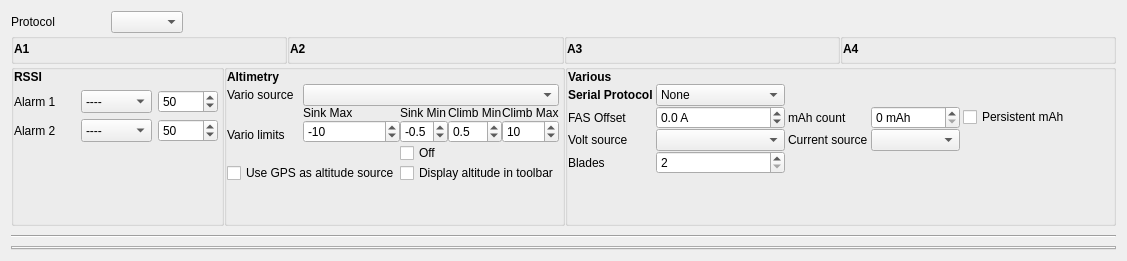
<?xml version="1.0" encoding="UTF-8"?>
<ui version="4.0">
 <class>Telemetry</class>
 <widget class="QWidget" name="Telemetry">
  <property name="geometry">
   <rect>
    <x>0</x>
    <y>0</y>
    <width>1127</width>
    <height>256</height>
   </rect>
  </property>
  <property name="windowTitle">
   <string/>
  </property>
  <layout class="QVBoxLayout" name="verticalLayout" stretch="0,0,0,0,0">
   <property name="spacing">
    <number>0</number>
   </property>
   <item>
    <layout class="QHBoxLayout" name="horizontalLayout" stretch="0,0,1">
     <item>
      <widget class="QLabel" name="telemetryProtocolLabel">
       <property name="sizePolicy">
        <sizepolicy hsizetype="MinimumExpanding" vsizetype="Preferred">
         <horstretch>0</horstretch>
         <verstretch>0</verstretch>
        </sizepolicy>
       </property>
       <property name="minimumSize">
        <size>
         <width>100</width>
         <height>0</height>
        </size>
       </property>
       <property name="text">
        <string>Protocol</string>
       </property>
      </widget>
     </item>
     <item>
      <widget class="QComboBox" name="telemetryProtocol">
       <property name="sizePolicy">
        <sizepolicy hsizetype="MinimumExpanding" vsizetype="Fixed">
         <horstretch>0</horstretch>
         <verstretch>0</verstretch>
        </sizepolicy>
       </property>
      </widget>
     </item>
     <item>
      <spacer name="horizontalSpacer_2">
       <property name="orientation">
        <enum>Qt::Horizontal</enum>
       </property>
       <property name="sizeHint" stdset="0">
        <size>
         <width>40</width>
         <height>20</height>
        </size>
       </property>
      </spacer>
     </item>
    </layout>
   </item>
   <item>
    <layout class="QGridLayout" name="gridLayout_2" columnstretch="0,0,0,0">
     <item row="1" column="3">
      <widget class="QGroupBox" name="A4GB">
       <property name="flat">
        <bool>false</bool>
       </property>
       <layout class="QVBoxLayout" name="A4Layout">
        <property name="leftMargin">
         <number>0</number>
        </property>
        <property name="topMargin">
         <number>0</number>
        </property>
        <property name="rightMargin">
         <number>3</number>
        </property>
        <property name="bottomMargin">
         <number>3</number>
        </property>
        <item>
         <widget class="QLabel" name="label_9">
          <property name="font">
           <font>
            <weight>75</weight>
            <bold>true</bold>
           </font>
          </property>
          <property name="text">
           <string>A4</string>
          </property>
         </widget>
        </item>
       </layout>
      </widget>
     </item>
     <item row="1" column="0">
      <widget class="QGroupBox" name="A1GB">
       <property name="sizePolicy">
        <sizepolicy hsizetype="Preferred" vsizetype="Preferred">
         <horstretch>0</horstretch>
         <verstretch>0</verstretch>
        </sizepolicy>
       </property>
       <property name="autoFillBackground">
        <bool>true</bool>
       </property>
       <property name="styleSheet">
        <string notr="true"/>
       </property>
       <property name="flat">
        <bool>false</bool>
       </property>
       <layout class="QVBoxLayout" name="A1Layout">
        <property name="leftMargin">
         <number>0</number>
        </property>
        <property name="topMargin">
         <number>0</number>
        </property>
        <property name="rightMargin">
         <number>3</number>
        </property>
        <property name="bottomMargin">
         <number>3</number>
        </property>
        <item>
         <widget class="QLabel" name="label_7">
          <property name="font">
           <font>
            <weight>75</weight>
            <bold>true</bold>
           </font>
          </property>
          <property name="text">
           <string>A1</string>
          </property>
         </widget>
        </item>
       </layout>
      </widget>
     </item>
     <item row="1" column="1">
      <widget class="QGroupBox" name="A2GB">
       <property name="flat">
        <bool>false</bool>
       </property>
       <layout class="QVBoxLayout" name="A2Layout">
        <property name="leftMargin">
         <number>0</number>
        </property>
        <property name="topMargin">
         <number>0</number>
        </property>
        <property name="rightMargin">
         <number>3</number>
        </property>
        <property name="bottomMargin">
         <number>3</number>
        </property>
        <item>
         <widget class="QLabel" name="label_6">
          <property name="font">
           <font>
            <weight>75</weight>
            <bold>true</bold>
           </font>
          </property>
          <property name="text">
           <string>A2</string>
          </property>
         </widget>
        </item>
       </layout>
      </widget>
     </item>
     <item row="1" column="2">
      <widget class="QGroupBox" name="A3GB">
       <property name="sizePolicy">
        <sizepolicy hsizetype="Preferred" vsizetype="Preferred">
         <horstretch>0</horstretch>
         <verstretch>0</verstretch>
        </sizepolicy>
       </property>
       <property name="autoFillBackground">
        <bool>true</bool>
       </property>
       <property name="styleSheet">
        <string notr="true"/>
       </property>
       <property name="flat">
        <bool>false</bool>
       </property>
       <layout class="QVBoxLayout" name="A3Layout">
        <property name="leftMargin">
         <number>0</number>
        </property>
        <property name="topMargin">
         <number>0</number>
        </property>
        <property name="rightMargin">
         <number>3</number>
        </property>
        <property name="bottomMargin">
         <number>3</number>
        </property>
        <item>
         <widget class="QLabel" name="label_8">
          <property name="font">
           <font>
            <weight>75</weight>
            <bold>true</bold>
           </font>
          </property>
          <property name="text">
           <string>A3</string>
          </property>
         </widget>
        </item>
       </layout>
      </widget>
     </item>
     <item row="4" column="0" colspan="4">
      <layout class="QGridLayout" name="gridLayout_3">
       <item row="0" column="1">
        <widget class="QGroupBox" name="altimetryGB">
         <property name="sizePolicy">
          <sizepolicy hsizetype="MinimumExpanding" vsizetype="Preferred">
           <horstretch>0</horstretch>
           <verstretch>0</verstretch>
          </sizepolicy>
         </property>
         <layout class="QGridLayout" name="gridLayout_39">
          <property name="leftMargin">
           <number>0</number>
          </property>
          <property name="topMargin">
           <number>0</number>
          </property>
          <property name="rightMargin">
           <number>3</number>
          </property>
          <property name="bottomMargin">
           <number>3</number>
          </property>
          <property name="spacing">
           <number>0</number>
          </property>
          <item row="1" column="0">
           <layout class="QGridLayout" name="gridLayout_40" rowstretch="1,0,0,0" columnstretch="0,0">
            <property name="horizontalSpacing">
             <number>9</number>
            </property>
            <item row="1" column="1">
             <widget class="QUnsignedAutoComboBox" name="varioSourceCB">
              <property name="sizePolicy">
               <sizepolicy hsizetype="MinimumExpanding" vsizetype="Fixed">
                <horstretch>0</horstretch>
                <verstretch>0</verstretch>
               </sizepolicy>
              </property>
             </widget>
            </item>
            <item row="1" column="0">
             <widget class="QLabel" name="varioSource_label">
              <property name="text">
               <string>Vario source</string>
              </property>
             </widget>
            </item>
            <item row="3" column="0" colspan="2">
             <layout class="QHBoxLayout" name="horizontalLayout_16">
              <item>
               <widget class="QCheckBox" name="AltitudeGPS_ChkB">
                <property name="sizePolicy">
                 <sizepolicy hsizetype="MinimumExpanding" vsizetype="Fixed">
                  <horstretch>0</horstretch>
                  <verstretch>0</verstretch>
                 </sizepolicy>
                </property>
                <property name="text">
                 <string>Use GPS as altitude source</string>
                </property>
               </widget>
              </item>
              <item>
               <widget class="QCheckBox" name="AltitudeToolbar_ChkB">
                <property name="sizePolicy">
                 <sizepolicy hsizetype="MinimumExpanding" vsizetype="Fixed">
                  <horstretch>0</horstretch>
                  <verstretch>0</verstretch>
                 </sizepolicy>
                </property>
                <property name="text">
                 <string>Display altitude in toolbar</string>
                </property>
               </widget>
              </item>
             </layout>
            </item>
            <item row="0" column="0">
             <widget class="QLabel" name="label_2">
              <property name="font">
               <font>
                <weight>75</weight>
                <bold>true</bold>
               </font>
              </property>
              <property name="text">
               <string>Altimetry</string>
              </property>
             </widget>
            </item>
            <item row="2" column="1">
             <layout class="QGridLayout" name="gridLayout_66" columnstretch="1,0,0,0">
              <item row="2" column="1">
               <widget class="QCheckBox" name="varioLimitMinOff_ChkB">
                <property name="sizePolicy">
                 <sizepolicy hsizetype="MinimumExpanding" vsizetype="Fixed">
                  <horstretch>0</horstretch>
                  <verstretch>0</verstretch>
                 </sizepolicy>
                </property>
                <property name="text">
                 <string>Off</string>
                </property>
               </widget>
              </item>
              <item row="0" column="0">
               <widget class="QLabel" name="VarioLabel_1">
                <property name="sizePolicy">
                 <sizepolicy hsizetype="MinimumExpanding" vsizetype="Preferred">
                  <horstretch>0</horstretch>
                  <verstretch>0</verstretch>
                 </sizepolicy>
                </property>
                <property name="text">
                 <string>Sink Max</string>
                </property>
                <property name="alignment">
                 <set>Qt::AlignLeading|Qt::AlignLeft|Qt::AlignVCenter</set>
                </property>
               </widget>
              </item>
              <item row="1" column="1">
               <widget class="QDoubleSpinBox" name="varioLimitCenterMin_DSB">
                <property name="sizePolicy">
                 <sizepolicy hsizetype="MinimumExpanding" vsizetype="Fixed">
                  <horstretch>0</horstretch>
                  <verstretch>0</verstretch>
                 </sizepolicy>
                </property>
                <property name="decimals">
                 <number>1</number>
                </property>
                <property name="minimum">
                 <double>-2.000000000000000</double>
                </property>
                <property name="maximum">
                 <double>0.000000000000000</double>
                </property>
                <property name="singleStep">
                 <double>0.100000000000000</double>
                </property>
                <property name="value">
                 <double>-0.500000000000000</double>
                </property>
               </widget>
              </item>
              <item row="1" column="2">
               <widget class="QDoubleSpinBox" name="varioLimitCenterMax_DSB">
                <property name="sizePolicy">
                 <sizepolicy hsizetype="MinimumExpanding" vsizetype="Fixed">
                  <horstretch>0</horstretch>
                  <verstretch>0</verstretch>
                 </sizepolicy>
                </property>
                <property name="decimals">
                 <number>1</number>
                </property>
                <property name="minimum">
                 <double>-1.000000000000000</double>
                </property>
                <property name="maximum">
                 <double>2.000000000000000</double>
                </property>
                <property name="singleStep">
                 <double>0.100000000000000</double>
                </property>
                <property name="value">
                 <double>0.500000000000000</double>
                </property>
               </widget>
              </item>
              <item row="1" column="3">
               <widget class="QDoubleSpinBox" name="varioLimitMax_DSB">
                <property name="sizePolicy">
                 <sizepolicy hsizetype="MinimumExpanding" vsizetype="Fixed">
                  <horstretch>0</horstretch>
                  <verstretch>0</verstretch>
                 </sizepolicy>
                </property>
                <property name="decimals">
                 <number>0</number>
                </property>
                <property name="minimum">
                 <double>3.000000000000000</double>
                </property>
                <property name="maximum">
                 <double>17.000000000000000</double>
                </property>
                <property name="value">
                 <double>10.000000000000000</double>
                </property>
               </widget>
              </item>
              <item row="1" column="0">
               <widget class="QDoubleSpinBox" name="varioLimitMin_DSB">
                <property name="sizePolicy">
                 <sizepolicy hsizetype="MinimumExpanding" vsizetype="Fixed">
                  <horstretch>0</horstretch>
                  <verstretch>0</verstretch>
                 </sizepolicy>
                </property>
                <property name="decimals">
                 <number>0</number>
                </property>
                <property name="minimum">
                 <double>-17.000000000000000</double>
                </property>
                <property name="maximum">
                 <double>-3.000000000000000</double>
                </property>
                <property name="value">
                 <double>-10.000000000000000</double>
                </property>
               </widget>
              </item>
              <item row="0" column="3">
               <widget class="QLabel" name="VarioLabel_2">
                <property name="sizePolicy">
                 <sizepolicy hsizetype="MinimumExpanding" vsizetype="Preferred">
                  <horstretch>0</horstretch>
                  <verstretch>0</verstretch>
                 </sizepolicy>
                </property>
                <property name="text">
                 <string>Climb Max</string>
                </property>
                <property name="alignment">
                 <set>Qt::AlignLeading|Qt::AlignLeft|Qt::AlignVCenter</set>
                </property>
               </widget>
              </item>
              <item row="0" column="1">
               <widget class="QLabel" name="VarioLabel_3">
                <property name="sizePolicy">
                 <sizepolicy hsizetype="MinimumExpanding" vsizetype="Preferred">
                  <horstretch>0</horstretch>
                  <verstretch>0</verstretch>
                 </sizepolicy>
                </property>
                <property name="text">
                 <string>Sink Min</string>
                </property>
                <property name="alignment">
                 <set>Qt::AlignLeading|Qt::AlignLeft|Qt::AlignVCenter</set>
                </property>
               </widget>
              </item>
              <item row="0" column="2">
               <widget class="QLabel" name="VarioLabel_4">
                <property name="sizePolicy">
                 <sizepolicy hsizetype="MinimumExpanding" vsizetype="Preferred">
                  <horstretch>0</horstretch>
                  <verstretch>0</verstretch>
                 </sizepolicy>
                </property>
                <property name="text">
                 <string>Climb Min</string>
                </property>
                <property name="alignment">
                 <set>Qt::AlignLeading|Qt::AlignLeft|Qt::AlignVCenter</set>
                </property>
               </widget>
              </item>
             </layout>
            </item>
            <item row="2" column="0">
             <widget class="QLabel" name="varioLimit_label">
              <property name="text">
               <string>Vario limits</string>
              </property>
             </widget>
            </item>
           </layout>
          </item>
          <item row="2" column="0">
           <spacer name="verticalSpacer_4">
            <property name="orientation">
             <enum>Qt::Vertical</enum>
            </property>
            <property name="sizeHint" stdset="0">
             <size>
              <width>20</width>
              <height>0</height>
             </size>
            </property>
           </spacer>
          </item>
         </layout>
        </widget>
       </item>
       <item row="0" column="0">
        <widget class="QGroupBox" name="RSSIGB">
         <property name="sizePolicy">
          <sizepolicy hsizetype="Preferred" vsizetype="Preferred">
           <horstretch>0</horstretch>
           <verstretch>0</verstretch>
          </sizepolicy>
         </property>
         <property name="flat">
          <bool>false</bool>
         </property>
         <layout class="QGridLayout" name="gridLayout_7">
          <property name="leftMargin">
           <number>0</number>
          </property>
          <property name="topMargin">
           <number>0</number>
          </property>
          <property name="rightMargin">
           <number>3</number>
          </property>
          <property name="bottomMargin">
           <number>3</number>
          </property>
          <item row="1" column="0">
           <widget class="QLabel" name="rssiAlarm1Label">
            <property name="sizePolicy">
             <sizepolicy hsizetype="MinimumExpanding" vsizetype="Minimum">
              <horstretch>0</horstretch>
              <verstretch>0</verstretch>
             </sizepolicy>
            </property>
            <property name="minimumSize">
             <size>
              <width>0</width>
              <height>0</height>
             </size>
            </property>
            <property name="styleSheet">
             <string notr="true"/>
            </property>
            <property name="text">
             <string>Alarm 1</string>
            </property>
           </widget>
          </item>
          <item row="1" column="1">
           <widget class="QComboBox" name="rssiAlarm1CB">
            <property name="sizePolicy">
             <sizepolicy hsizetype="MinimumExpanding" vsizetype="Preferred">
              <horstretch>0</horstretch>
              <verstretch>0</verstretch>
             </sizepolicy>
            </property>
            <item>
             <property name="text">
              <string>----</string>
             </property>
            </item>
            <item>
             <property name="text">
              <string>Yellow</string>
             </property>
            </item>
            <item>
             <property name="text">
              <string>Orange</string>
             </property>
            </item>
            <item>
             <property name="text">
              <string>Red</string>
             </property>
            </item>
           </widget>
          </item>
          <item row="1" column="2">
           <widget class="QSpinBox" name="rssiAlarm1SB">
            <property name="enabled">
             <bool>true</bool>
            </property>
            <property name="sizePolicy">
             <sizepolicy hsizetype="MinimumExpanding" vsizetype="Preferred">
              <horstretch>0</horstretch>
              <verstretch>0</verstretch>
             </sizepolicy>
            </property>
            <property name="suffix">
             <string/>
            </property>
            <property name="minimum">
             <number>20</number>
            </property>
            <property name="maximum">
             <number>80</number>
            </property>
            <property name="singleStep">
             <number>1</number>
            </property>
            <property name="value">
             <number>50</number>
            </property>
           </widget>
          </item>
          <item row="2" column="0">
           <widget class="QLabel" name="rssiAlarm2Label">
            <property name="sizePolicy">
             <sizepolicy hsizetype="MinimumExpanding" vsizetype="Minimum">
              <horstretch>0</horstretch>
              <verstretch>0</verstretch>
             </sizepolicy>
            </property>
            <property name="minimumSize">
             <size>
              <width>0</width>
              <height>0</height>
             </size>
            </property>
            <property name="text">
             <string>Alarm 2</string>
            </property>
           </widget>
          </item>
          <item row="2" column="1">
           <widget class="QComboBox" name="rssiAlarm2CB">
            <property name="sizePolicy">
             <sizepolicy hsizetype="MinimumExpanding" vsizetype="Preferred">
              <horstretch>0</horstretch>
              <verstretch>0</verstretch>
             </sizepolicy>
            </property>
            <item>
             <property name="text">
              <string>----</string>
             </property>
            </item>
            <item>
             <property name="text">
              <string>Yellow</string>
             </property>
            </item>
            <item>
             <property name="text">
              <string>Orange</string>
             </property>
            </item>
            <item>
             <property name="text">
              <string>Red</string>
             </property>
            </item>
           </widget>
          </item>
          <item row="2" column="2">
           <widget class="QSpinBox" name="rssiAlarm2SB">
            <property name="enabled">
             <bool>true</bool>
            </property>
            <property name="sizePolicy">
             <sizepolicy hsizetype="MinimumExpanding" vsizetype="Preferred">
              <horstretch>0</horstretch>
              <verstretch>0</verstretch>
             </sizepolicy>
            </property>
            <property name="suffix">
             <string/>
            </property>
            <property name="minimum">
             <number>20</number>
            </property>
            <property name="maximum">
             <number>80</number>
            </property>
            <property name="singleStep">
             <number>1</number>
            </property>
            <property name="value">
             <number>50</number>
            </property>
           </widget>
          </item>
          <item row="0" column="0">
           <widget class="QLabel" name="rssiLabel">
            <property name="font">
             <font>
              <weight>75</weight>
              <bold>true</bold>
             </font>
            </property>
            <property name="text">
             <string>RSSI</string>
            </property>
           </widget>
          </item>
          <item row="3" column="0">
           <spacer name="verticalSpacer_2">
            <property name="orientation">
             <enum>Qt::Vertical</enum>
            </property>
            <property name="sizeHint" stdset="0">
             <size>
              <width>20</width>
              <height>0</height>
             </size>
            </property>
           </spacer>
          </item>
         </layout>
        </widget>
       </item>
       <item row="0" column="2">
        <widget class="QGroupBox" name="variousGB">
         <property name="sizePolicy">
          <sizepolicy hsizetype="MinimumExpanding" vsizetype="MinimumExpanding">
           <horstretch>0</horstretch>
           <verstretch>0</verstretch>
          </sizepolicy>
         </property>
         <layout class="QGridLayout" name="gridLayout_6">
          <property name="leftMargin">
           <number>0</number>
          </property>
          <property name="topMargin">
           <number>0</number>
          </property>
          <property name="rightMargin">
           <number>3</number>
          </property>
          <property name="bottomMargin">
           <number>9</number>
          </property>
          <property name="spacing">
           <number>0</number>
          </property>
          <item row="0" column="0">
           <layout class="QGridLayout" name="gridLayout" rowstretch="0,0,0,0,0">
            <property name="horizontalSpacing">
             <number>3</number>
            </property>
            <property name="verticalSpacing">
             <number>0</number>
            </property>
            <item row="3" column="1">
             <widget class="QUnsignedAutoComboBox" name="frskyVoltCB">
              <property name="sizePolicy">
               <sizepolicy hsizetype="Preferred" vsizetype="Fixed">
                <horstretch>0</horstretch>
                <verstretch>0</verstretch>
               </sizepolicy>
              </property>
             </widget>
            </item>
            <item row="3" column="0">
             <widget class="QLabel" name="label_4">
              <property name="sizePolicy">
               <sizepolicy hsizetype="MinimumExpanding" vsizetype="Preferred">
                <horstretch>0</horstretch>
                <verstretch>0</verstretch>
               </sizepolicy>
              </property>
              <property name="text">
               <string>Volt source</string>
              </property>
             </widget>
            </item>
            <item row="3" column="3">
             <widget class="QUnsignedAutoComboBox" name="frskyCurrentCB">
              <property name="sizePolicy">
               <sizepolicy hsizetype="Preferred" vsizetype="Fixed">
                <horstretch>0</horstretch>
                <verstretch>0</verstretch>
               </sizepolicy>
              </property>
             </widget>
            </item>
            <item row="2" column="5">
             <spacer name="horizontalSpacer">
              <property name="orientation">
               <enum>Qt::Horizontal</enum>
              </property>
              <property name="sizeHint" stdset="0">
               <size>
                <width>40</width>
                <height>20</height>
               </size>
              </property>
             </spacer>
            </item>
            <item row="3" column="2">
             <widget class="QLabel" name="current_label">
              <property name="sizePolicy">
               <sizepolicy hsizetype="MinimumExpanding" vsizetype="MinimumExpanding">
                <horstretch>0</horstretch>
                <verstretch>0</verstretch>
               </sizepolicy>
              </property>
              <property name="minimumSize">
               <size>
                <width>0</width>
                <height>0</height>
               </size>
              </property>
              <property name="text">
               <string>Current source</string>
              </property>
             </widget>
            </item>
            <item row="4" column="1">
             <widget class="QDoubleSpinBox" name="bladesCount">
              <property name="sizePolicy">
               <sizepolicy hsizetype="MinimumExpanding" vsizetype="Fixed">
                <horstretch>0</horstretch>
                <verstretch>0</verstretch>
               </sizepolicy>
              </property>
              <property name="decimals">
               <number>0</number>
              </property>
              <property name="minimum">
               <double>2.000000000000000</double>
              </property>
              <property name="maximum">
               <double>5.000000000000000</double>
              </property>
              <property name="value">
               <double>2.000000000000000</double>
              </property>
             </widget>
            </item>
            <item row="4" column="0">
             <widget class="QLabel" name="blades_label">
              <property name="sizePolicy">
               <sizepolicy hsizetype="MinimumExpanding" vsizetype="MinimumExpanding">
                <horstretch>0</horstretch>
                <verstretch>0</verstretch>
               </sizepolicy>
              </property>
              <property name="text">
               <string>Blades</string>
              </property>
             </widget>
            </item>
            <item row="2" column="2">
             <widget class="QLabel" name="mahCount_label">
              <property name="text">
               <string>mAh count</string>
              </property>
             </widget>
            </item>
            <item row="2" column="3">
             <widget class="QSpinBox" name="mahCount_SB">
              <property name="sizePolicy">
               <sizepolicy hsizetype="Minimum" vsizetype="Fixed">
                <horstretch>0</horstretch>
                <verstretch>0</verstretch>
               </sizepolicy>
              </property>
              <property name="suffix">
               <string> mAh</string>
              </property>
              <property name="maximum">
               <number>32767</number>
              </property>
             </widget>
            </item>
            <item row="2" column="1">
             <widget class="QDoubleSpinBox" name="fasOffset_DSB">
              <property name="sizePolicy">
               <sizepolicy hsizetype="Minimum" vsizetype="Fixed">
                <horstretch>0</horstretch>
                <verstretch>0</verstretch>
               </sizepolicy>
              </property>
              <property name="suffix">
               <string> A</string>
              </property>
              <property name="decimals">
               <number>1</number>
              </property>
              <property name="minimum">
               <double>-1.500000000000000</double>
              </property>
              <property name="maximum">
               <double>1.500000000000000</double>
              </property>
              <property name="singleStep">
               <double>0.100000000000000</double>
              </property>
             </widget>
            </item>
            <item row="2" column="0">
             <widget class="QLabel" name="fasOffset_label">
              <property name="sizePolicy">
               <sizepolicy hsizetype="Maximum" vsizetype="Preferred">
                <horstretch>0</horstretch>
                <verstretch>0</verstretch>
               </sizepolicy>
              </property>
              <property name="text">
               <string>FAS Offset</string>
              </property>
             </widget>
            </item>
            <item row="2" column="4">
             <widget class="QCheckBox" name="mahCount_ChkB">
              <property name="text">
               <string>Persistent mAh</string>
              </property>
             </widget>
            </item>
            <item row="0" column="0">
             <widget class="QLabel" name="label_3">
              <property name="sizePolicy">
               <sizepolicy hsizetype="Fixed" vsizetype="Fixed">
                <horstretch>0</horstretch>
                <verstretch>0</verstretch>
               </sizepolicy>
              </property>
              <property name="font">
               <font>
                <weight>75</weight>
                <bold>true</bold>
               </font>
              </property>
              <property name="text">
               <string>Various</string>
              </property>
             </widget>
            </item>
            <item row="1" column="0">
             <widget class="QLabel" name="label">
              <property name="font">
               <font>
                <weight>75</weight>
                <bold>true</bold>
               </font>
              </property>
              <property name="text">
               <string>Serial Protocol</string>
              </property>
             </widget>
            </item>
            <item row="1" column="1">
             <widget class="QComboBox" name="frskyProtoCB">
              <property name="sizePolicy">
               <sizepolicy hsizetype="MinimumExpanding" vsizetype="Fixed">
                <horstretch>0</horstretch>
                <verstretch>0</verstretch>
               </sizepolicy>
              </property>
              <item>
               <property name="text">
                <string>None</string>
               </property>
              </item>
              <item>
               <property name="text">
                <string>FrSky Sensor Hub</string>
               </property>
              </item>
             </widget>
            </item>
           </layout>
          </item>
          <item row="1" column="0">
           <spacer name="verticalSpacer_3">
            <property name="orientation">
             <enum>Qt::Vertical</enum>
            </property>
            <property name="sizeHint" stdset="0">
             <size>
              <width>20</width>
              <height>40</height>
             </size>
            </property>
           </spacer>
          </item>
         </layout>
        </widget>
       </item>
      </layout>
     </item>
    </layout>
   </item>
   <item>
    <widget class="Line" name="line">
     <property name="minimumSize">
      <size>
       <width>0</width>
       <height>20</height>
      </size>
     </property>
     <property name="orientation">
      <enum>Qt::Horizontal</enum>
     </property>
    </widget>
   </item>
   <item>
    <widget class="QTabWidget" name="customScreens">
     <property name="sizePolicy">
      <sizepolicy hsizetype="MinimumExpanding" vsizetype="MinimumExpanding">
       <horstretch>0</horstretch>
       <verstretch>0</verstretch>
      </sizepolicy>
     </property>
     <property name="currentIndex">
      <number>-1</number>
     </property>
    </widget>
   </item>
   <item>
    <spacer name="verticalSpacer">
     <property name="orientation">
      <enum>Qt::Vertical</enum>
     </property>
     <property name="sizeHint" stdset="0">
      <size>
       <width>20</width>
       <height>40</height>
      </size>
     </property>
    </spacer>
   </item>
  </layout>
 </widget>
 <customwidgets>
  <customwidget>
   <class>QUnsignedAutoComboBox</class>
   <extends>QComboBox</extends>
   <header>qautocombobox.h</header>
  </customwidget>
 </customwidgets>
 <resources/>
 <connections/>
</ui>
